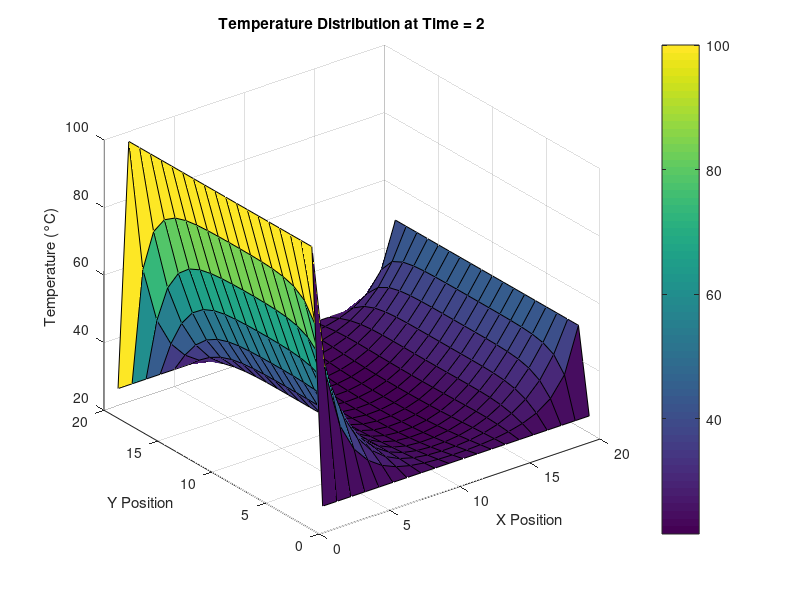
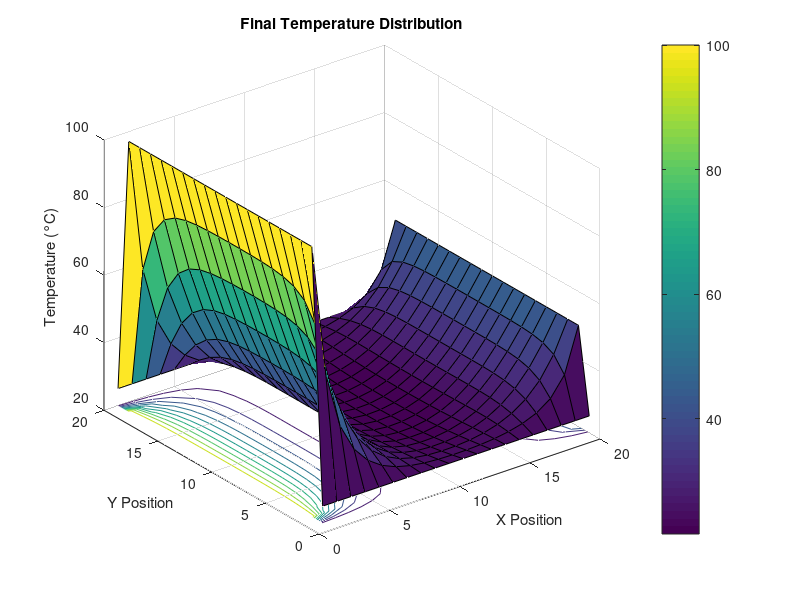

The MATLAB script that drew these images, in order:
% Plate dimensions
L = 1; % Length of the plate in meters
W = 1; % Width of the plate in meters

% Material properties
alpha = 0.01; % Thermal diffusivity in m^2/s

% Discretization parameters
Nx = 20; % Number of grid points in the x direction
Ny = 20; % Number of grid points in the y direction
dx = L / (Nx - 1); % Grid spacing in x direction
dy = W / (Ny - 1); % Grid spacing in y direction
dt = 0.01; % Time step in seconds

% Simulation time
t_final = 2; % Total simulation time in seconds
n_steps = round(t_final / dt); % Number of time steps

% Initial temperature distribution 
T_init = 20 * ones(Nx, Ny);

% Boundary conditions
T_left = 100; % Left edge temperature (constant)
T_right = 50; % Right edge temperature (constant)
T_top = 25; % Top edge temperature (constant)
T_bottom = 25; % Bottom edge temperature (constant)
% Initialize temperature array
T = T_init;

% Apply boundary conditions to edges (Dirichlet boundary conditions)
T(:, 1) = T_left; % Left boundary
T(:, end) = T_right; % Right boundary
T(1, :) = T_top; % Top boundary
T(end, :) = T_bottom; % Bottom boundary
% Loop for time-stepping (for transient heat conduction)
for t = 1:n_steps
    T_new = T; % Create a copy of the temperature array for the new time step

    % Update interior points (not boundary points)
    for i = 2:Nx-1
        for j = 2:Ny-1
            T_new(i, j) = T(i, j) + alpha * dt * ...
                ((T(i+1, j) - 2*T(i, j) + T(i-1, j)) / dx^2 + ...
                 (T(i, j+1) - 2*T(i, j) + T(i, j-1)) / dy^2);
        end
    end

    % Update the temperature array
    T = T_new;

    % visualize the result at each time step
    if mod(t, 50) == 0 % Display every 50th step
        surf(T);
        title(['Temperature Distribution at Time = ', num2str(t*dt)]);
        xlabel('X Position');
        ylabel('Y Position');
        zlabel('Temperature (°C)');
        colorbar;
        pause(0.01);
    end
end
% Visualizing the final temperature distribution
figure;
surfc(T);
title('Final Temperature Distribution');
xlabel('X Position');
ylabel('Y Position');
zlabel('Temperature (°C)');
colorbar;
